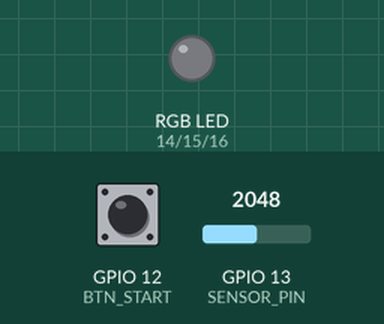
This sketch was run on a simulated ESP32. On the bench: an RGB LED mixed from three pins (HIGH = lit). Inputs (shaded band) come from the test bench; at power-on: GPIO 12 (BTN_START) HIGH, GPIO 13 (SENSOR_PIN) = 2048. Dim RGB values are drawn brighter than linear; nothing arrives over Bluetooth unless stated; what the sketch prints to the serial monitor is not drawn.

Above: at 1.2 s.
1.3 s: GPIO 12 (BTN_START) pulled LOW for 0.15 s
At 2.1 s:
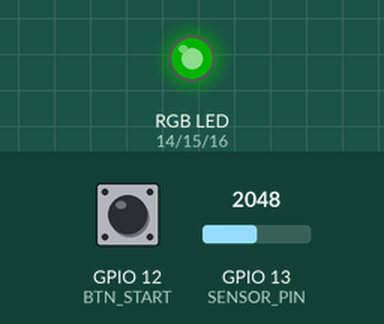
At 2.7 s:
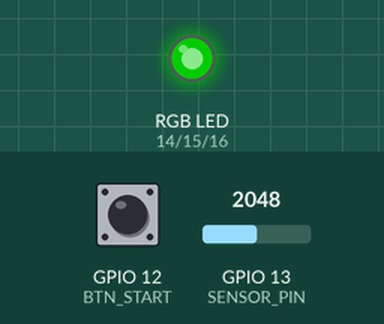
Timing chart, 0 to 10.5 s (numbered marks = the images above; inputs shaded):
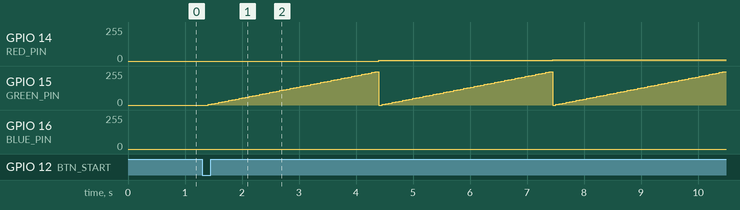

Measured:
- after the input at 1.3 s, GPIO 14 (RED_PIN): 0/255 → 5/255 after 3.1 s, → 10/255 3.0 s later; GPIO 15 (GREEN_PIN): ramps from 0/255 to 250/255 and jumps back, once every 3.0 s

The sketch:

kinetic-eye20.ino
```cpp
/*
 * PROJECT: Kinetic Eye - Spectralmeter
 * FILE: kinetic-eye19.ino
 * DATE: 2026-04-18
 * HARDWARE: ESP32-CAM
 */

#include "BluetoothSerial.h"

// Header Pins
#define RED_PIN    14
#define GREEN_PIN  15
#define BLUE_PIN   16
#define BTN_START  12
#define SENSOR_PIN 13

BluetoothSerial SerialBT;

// Binary data structure (5 bytes total)
struct DataPoint {
  uint8_t r;
  uint8_t g;
  uint8_t b;
  uint16_t val;
};

void setup() {
  Serial.begin(115200);

  // Mandatory Project Header Prints
  Serial.println(F("--- PROJECT: Kinetic Eye ---"));
  Serial.print(F("FILE: ")); Serial.println(__FILE__);
  Serial.print(F("DATE: ")); Serial.println(__DATE__);
  Serial.print(F("TIME: ")); Serial.println(__TIME__);

  pinMode(RED_PIN, OUTPUT);
  pinMode(GREEN_PIN, OUTPUT);
  pinMode(BLUE_PIN, OUTPUT);
  pinMode(BTN_START, INPUT_PULLUP);

  SerialBT.begin("Kinetic-Eye");
  Serial.println(F("STATUS: Binary Profiler Ready."));
}

void runSpectralScan() {
  // Notify worker of scan start
  SerialBT.write((uint8_t*)"START", 5);

  DataPoint point;

  for (int r = 0; r <= 250; r += 5) {
    for (int g = 0; g <= 250; g += 5) {
      for (int b = 0; b <= 250; b += 5) {
        analogWrite(RED_PIN, r);
        analogWrite(GREEN_PIN, g);
        analogWrite(BLUE_PIN, b);

        delay(1);

        // Populate struct
        point.r = (uint8_t)r;
        point.g = (uint8_t)g;
        point.b = (uint8_t)b;
        point.val = (uint16_t)analogRead(SENSOR_PIN);

        // Write raw bytes
        SerialBT.write((uint8_t*)&point, sizeof(point));
      }
    }
  }

  // Reset LEDs
  analogWrite(RED_PIN, 0);
  analogWrite(GREEN_PIN, 0);
  analogWrite(BLUE_PIN, 0);

  // Notify worker of scan end
  SerialBT.write((uint8_t*)"END__", 5);
}

void loop() {
  if (digitalRead(BTN_START) == LOW) {
    delay(50); // Debounce
    runSpectralScan();
    while(digitalRead(BTN_START) == LOW) { delay(10); }
  }
}
```
